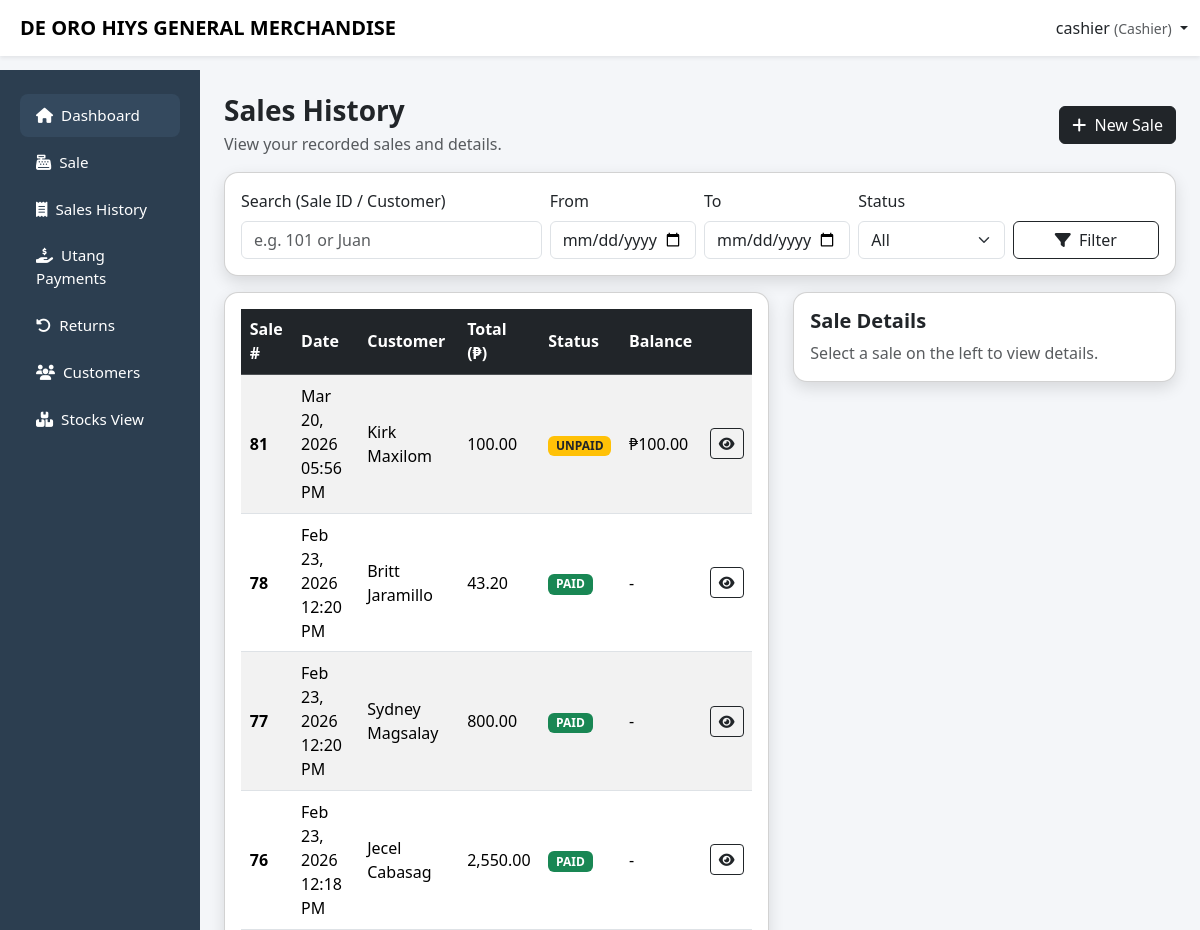
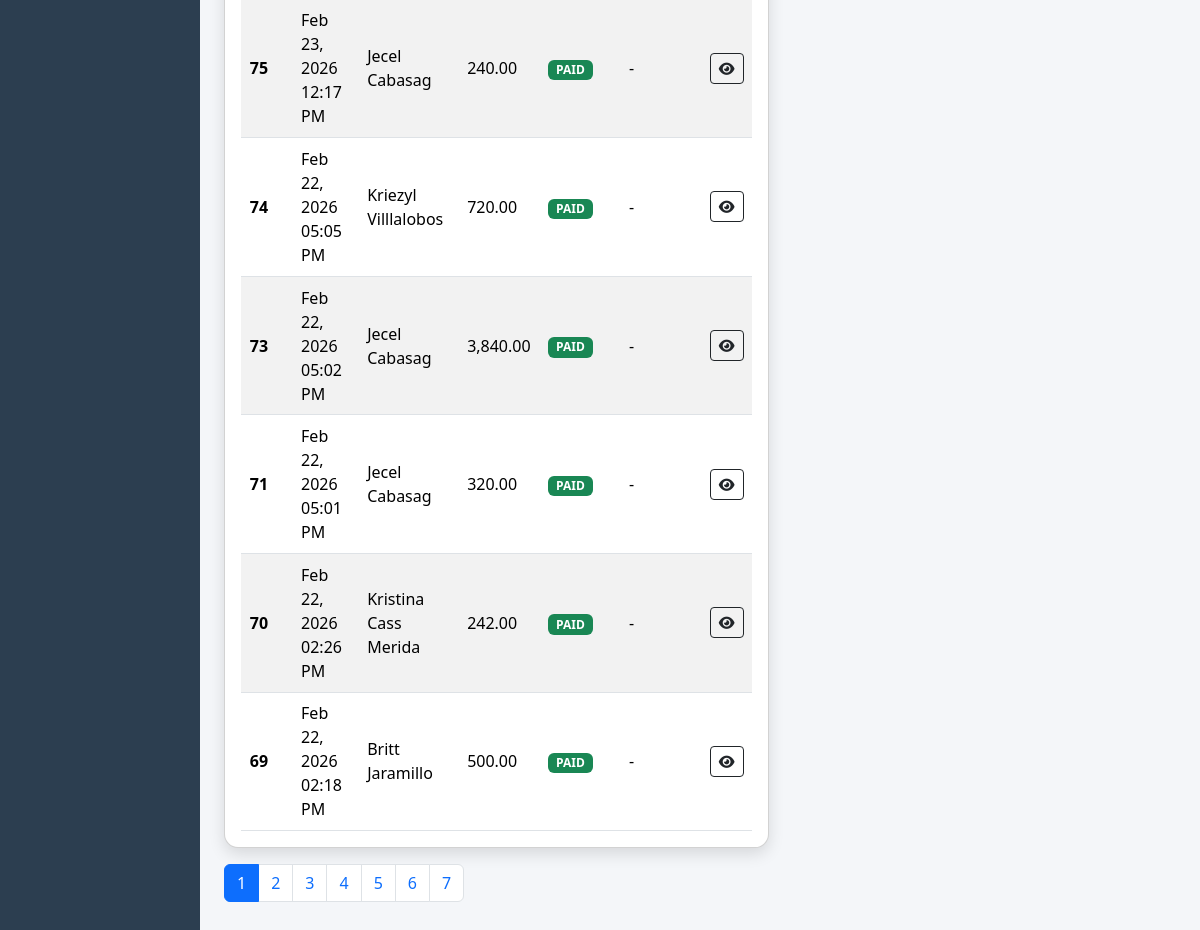
The app's page /ricesales_stock_monitoring/capstone/cashier/sales_history.php (signed in) with its own data (2 pictures, top to bottom).
### tables this page shows
CREATE TABLE `sales` (
  `sale_id` int(11) NOT NULL,
  `user_id` int(11) DEFAULT NULL,
  `customer_id` int(11) DEFAULT NULL,
  `sale_date` datetime NOT NULL,
  `total_amount` decimal(10,2) DEFAULT NULL,
  `status` varchar(30) NOT NULL DEFAULT 'pending',
  `created_at` timestamp NOT NULL DEFAULT current_timestamp()
);

CREATE TABLE `customers` (
  `customer_id` int(11) NOT NULL,
  `first_name` varchar(50) DEFAULT NULL,
  `last_name` varchar(50) DEFAULT NULL,
  `phone` varchar(20) DEFAULT NULL,
  `address` text DEFAULT NULL,
  `created_at` timestamp NOT NULL DEFAULT current_timestamp()
);

### ricesales_stock_monitoring/capstone/cashier/sales_history.php (the view, shortened to what this page needs)
<?php
$username = $_SESSION['username'] ?? 'Cashier';
$user_id = (int)($_SESSION['user_id'] ?? 0);
include '../config/db.php';
function h($v){ return htmlspecialchars((string)$v, ENT_QUOTES, 'UTF-8'); }
$q = trim($_GET['q'] ?? '');
$date_from = $_GET['date_from'] ?? '';
$date_to = $_GET['date_to'] ?? '';
$status = strtolower(trim($_GET['status'] ?? 'all'));
$where = "WHERE s.user_id = ?";
$params = [$user_id];
$types = "i";
$page = max(1, (int)($_GET['page'] ?? 1));
$perPage = 10;
$offset = ($page - 1) * $perPage;
$countSql = "
SELECT COUNT(*) AS cnt
FROM sales s
LEFT JOIN customers c ON s.customer_id = c.customer_id
{$where}
";
$stmt = $conn->prepare($countSql);
$stmt->bind_param($types, ...$params);
$stmt->execute();
$totalRows = (int)($stmt->get_result()->fetch_assoc()['cnt'] ?? 0);
$totalPages = max(1, (int)ceil($totalRows / $perPage));
$listSql = "
SELECT
s.sale_id, s.sale_date, s.total_amount, s.status, s.customer_id,
c.first_name, c.last_name,
IFNULL(ar.balance, 0) AS ar_balance
FROM sales s
LEFT JOIN customers c ON s.customer_id = c.customer_id
LEFT JOIN account_receivable ar ON ar.sales_id = s.sale_id
{$where}
ORDER BY s.sale_date DESC, s.sale_id DESC
LIMIT {$perPage} OFFSET {$offset}
";
$stmt = $conn->prepare($listSql);
$stmt->bind_param($types, ...$params);
$stmt->execute();
$salesRes = $stmt->get_result();
$saleInfo = null;
?>
<!DOCTYPE html>
<html lang="en">
<head>
<link href="https://cdn.jsdelivr.net/npm/bootstrap@5.3.2/dist/css/bootstrap.min.css" rel="stylesheet">
<link href="https://cdnjs.cloudflare.com/ajax/libs/font-awesome/6.5.1/css/all.min.css" rel="stylesheet">
<link href="../css/layout.css" rel="stylesheet">
</head>
<body>
<nav class="navbar navbar-expand-lg navbar-light bg-white shadow-sm fixed-top">
<div class="container-fluid">
<span class="navbar-brand fw-bold ms-2">DE ORO HIYS GENERAL MERCHANDISE</span>
<div class="ms-auto dropdown">
<a class="nav-link dropdown-toggle" data-bs-toggle="dropdown">
<?= h($username) ?> <small class="text-muted">(Cashier)</small>
</a>
</div>
</div>
</nav>
<div class="container-fluid">
<div class="row">
<?php include '../includes/cashier_sidebar.php'; ?>
<main class="col-lg-10 ms-sm-auto px-4 main-content">
<div class="py-4">
<div class="d-flex justify-content-between align-items-center flex-wrap gap-2 mb-3">
<div>
<h3 class="fw-bold mb-1">Sales History</h3>
<div class="text-muted">View your recorded sales and details.</div>
</div>
<a class="btn btn-dark" href="pos.php"><i class="fa-solid fa-plus me-1"></i> New Sale</a>
</div>
<div class="card modern-card mb-3">
<div class="card-body">
<form class="row g-2 align-items-end" method="GET">
<div class="col-12 col-md-4">
<label class="form-label">Search (Sale ID / Customer)</label>
<input class="form-control" name="q" value="<?= h($q) ?>" placeholder="e.g. 101 or Juan">
</div>
<div class="col-6 col-md-2">
<label class="form-label">From</label>
<input type="date" class="form-control" name="date_from" value="<?= h($date_from) ?>">
</div>
<div class="col-6 col-md-2">
<label class="form-label">To</label>
<input type="date" class="form-control" name="date_to" value="<?= h($date_to) ?>">
</div>
<div class="col-12 col-md-2">
<label class="form-label">Status</label>
<select class="form-select" name="status">
<option value="all" <?= $status==='all'?'selected':'' ?>>All</option>
</select>
</div>
<div class="col-12 col-md-2 d-grid">
<button class="btn btn-outline-dark"><i class="fa-solid fa-filter me-1"></i> Filter</button>
</div>
</form>
</div>
</div>
<div class="row g-4">
<div class="col-12 col-xl-7">
<div class="card modern-card">
<div class="card-body table-responsive">
<table class="table table-striped align-middle mb-0">
<thead class="table-dark">
<tr>
<th>Sale #</th>
<th>Date</th>
<th>Customer</th>
<th>Total (₱)</th>
<th>Status</th>
<th>Balance</th>
<th></th>
</tr>
</thead>
<tbody>
<?php if($salesRes && $salesRes->num_rows > 0): ?>
<?php while($s = $salesRes->fetch_assoc()): ?>
<?php
$cust = trim(($s['first_name'] ?? '').' '.($s['last_name'] ?? ''));
$st = strtolower(trim($s['status'] ?? ''));
?>
<tr>
<td class="fw-bold"><?= (int)$s['sale_id'] ?></td>
<td><?= $s['sale_date'] ? date("M d, Y h:i A", strtotime($s['sale_date'])) : '' ?></td>
<td><?= h($cust) ?></td>
<td><?= number_format((float)$s['total_amount'],2) ?></td>
<td>
<?php if($st === 'paid'): ?>
<span class="badge bg-success">PAID</span>
<?php elseif($st === 'unpaid'): ?>
<span class="badge bg-warning text-dark">UNPAID</span>
<?php elseif($st === 'cancelled'): ?>
<span class="badge bg-secondary">CANCELLED</span>
<?php else: ?>
<span class="badge bg-dark"><?= h(strtoupper($st ?: 'N/A')) ?></span>
<?php endif; ?>
</td>
<td>
<?php
$bal = (float)($s['ar_balance'] ?? 0);
echo $bal > 0 ? ('₱'.number_format($bal,2)) : '-';
?>
</td>
<td class="text-end">
<a class="btn btn-sm btn-outline-dark" href="sales_history.php?<?= http_build_query(array_merge($_GET, ['view'=>$s['sale_id']])) ?>">
<i class="fa-solid fa-eye"></i>
</a>
</td>
</tr>
<?php endwhile; ?>
<?php else: ?>
<tr><td colspan="7" class="text-center text-muted py-4">No sales found.</td></tr>
<?php endif; ?>
</tbody>
</table>
</div>
</div>
<?php if($totalPages > 1): ?>
<nav class="mt-3">
<ul class="pagination">
<?php
$base = $_GET;
for($p=1; $p<=$totalPages; $p++):
$base['page'] = $p;
$link = 'sales_history.php?'.http_build_query($base);
?>
<li class="page-item <?= $p===$page?'active':'' ?>">
<a class="page-link" href="<?= h($link) ?>"><?= $p ?></a>
</li>
<?php endfor; ?>
</ul>
</nav>
<?php endif; ?>
</div>
<div class="col-12 col-xl-5">
<div class="card modern-card">
<div class="card-body">
<h5 class="fw-bold mb-2">Sale Details</h5>
<?php if(!$saleInfo): ?>
<div class="text-muted">Select a sale on the left to view details.</div>
<?php endif; ?>
</div>
</div>
</div>
</div>
</div>
</main>
</div>
</div>
</body>
</html>

### ricesales_stock_monitoring/capstone/css/layout.css (style rules this page uses)
body { background:#f4f6f9; padding-top: 60px; }
.modern-card { border-radius:14px; box-shadow:0 6px 16px rgba(0,0,0,.12); transition:.3s; }
.main-content { padding-top:0px; }
.table td, .table th { padding:0.55rem; vertical-align: middle; }
.table td,.table th { vertical-align:middle; }
table td, .table th { padding:0.55rem; vertical-align: middle; }
body { background:#f4f6f9; padding-top:70px; }
.modern-card { border-radius:14px; box-shadow:0 6px 16px rgba(0,0,0,.12); }
.table td, .table th { vertical-align: middle; }

### records on screen
sales: sale_id "81", sale_date "Mar 20, 2026 05:56 PM", customer.last_name "Kirk Maxilom", total_amount "100.00", status "UNPAID", bal "100.00"
sales: sale_id "78", sale_date "Feb 23, 2026 12:20 PM", customer.last_name "Britt Jaramillo", total_amount "43.20", status "PAID"
sales: sale_id "77", sale_date "Feb 23, 2026 12:20 PM", customer.last_name "Sydney Magsalay", total_amount "800.00", status "PAID"
sales: sale_id "76", sale_date "Feb 23, 2026 12:18 PM", customer.last_name "Jecel Cabasag", total_amount "2,550.00", status "PAID"
sales: sale_id "75", sale_date "Feb 23, 2026 12:17 PM", customer.last_name "Jecel Cabasag", total_amount "240.00", status "PAID"
sales: sale_id "74", sale_date "Feb 22, 2026 05:05 PM", customer.last_name "Kriezyl Villlalobos", total_amount "720.00", status "PAID"
sales: sale_id "73", sale_date "Feb 22, 2026 05:02 PM", customer.last_name "Jecel Cabasag", total_amount "3,840.00", status "PAID"
sales: sale_id "71", sale_date "Feb 22, 2026 05:01 PM", customer.last_name "Jecel Cabasag", total_amount "320.00", status "PAID"
sales: sale_id "70", sale_date "Feb 22, 2026 02:26 PM", customer.last_name "Kristina Cass Merida", total_amount "242.00", status "PAID"
sales: sale_id "69", sale_date "Feb 22, 2026 02:18 PM", customer.last_name "Britt Jaramillo", total_amount "500.00", status "PAID"

### other values on screen
$username "cashier"
